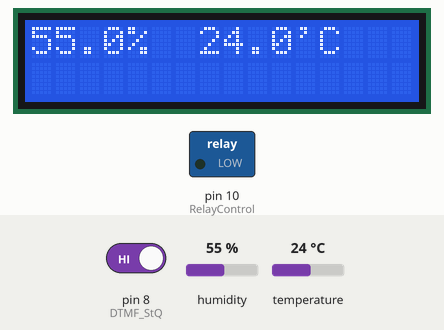
This sketch was run on a simulated Arduino Uno, built with avr-gcc and run on an emulated ATmega328P. Parts: 16×2 character LCD, switched loads named in the sketch (green lamp = pin HIGH). The inputs (shaded band) are chosen by the test bench; at power-on: pin 8 (DTMF_StQ) HIGH, humidity 55 %, temperature 24 °C.

Above: at 1.2 s.
1.3 s: pin 8 (DTMF_StQ) driven LOW
At 2.3 s:
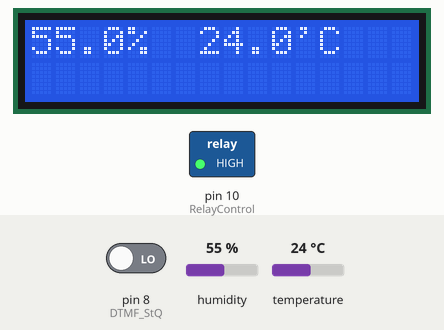
2.8 s: humidity set to 22 %
At 5.1 s:
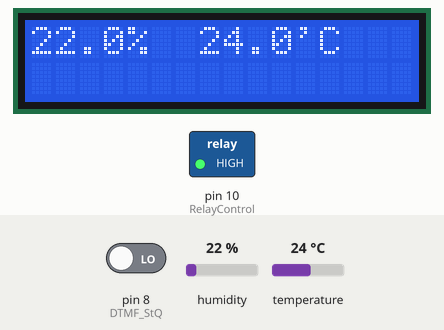
5.6 s: temperature set to 12 °C
At 7.3 s:
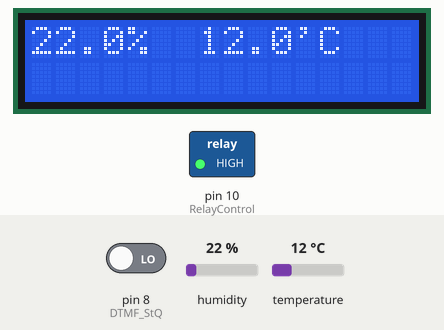
7.6 s: humidity set to 40 %
At 8.7 s:
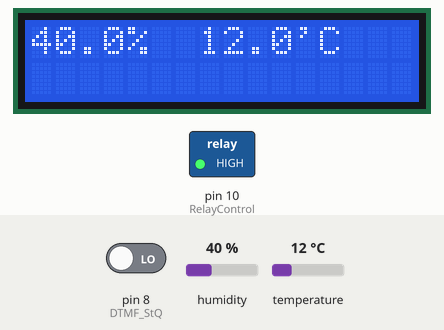
9.6 s: temperature set to 19 °C
At 11.2 s:
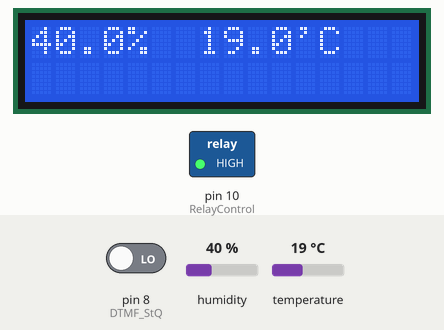
Timing chart, 0 to 12.6 s (numbered marks = the images above; inputs shaded):
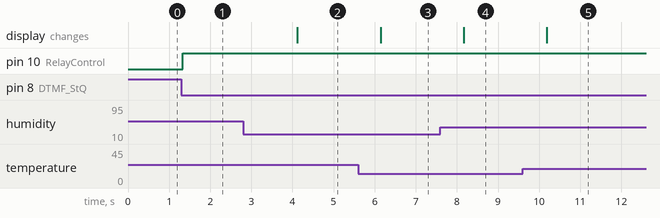

The sketch:

h2l_DTMF.ino
```cpp
#include "DHT.h"
#include <LiquidCrystal.h>
LiquidCrystal lcd(12, 11, 5, 4, 3, 2);

#define DHTPIN 9     // what digital pin we're connected to
#define DHTTYPE DHT22   // DHT 22  (AM2302), AM2321
DHT dht(DHTPIN, DHTTYPE);
#define RelayControl 10   //RS485 управляющий контакт на arduino pin 10
#define DTMF_StQ 8   //RS485 управляющий контакт на arduino pin 10

bool StQ = false;
int Relay = 0;
//-----------------------------------------------------------------------
void setup(void) {
  Serial.begin(9600);
  dht.begin();
  lcd.begin(16, 2);

  pinMode(RelayControl, OUTPUT);
  pinMode(DTMF_StQ, INPUT);
}
//-----------------------------------------------------------------------
void loop(void) {

  StQ = !digitalRead(8);
  digitalWrite(10, StQ);

  float h = dht.readHumidity();
  float t = dht.readTemperature();  // Read temperature as Celsius (the default)
  //lcd.clear();
  lcd.setCursor(0, 0);
  lcd.print(h, 1);  lcd.print("%  ");  lcd.print(t, 1);  lcd.print("'C");
  //lcd.print(h, 1);  lcd.print("%  ");  lcd.print(t, 1);  lcd.print("'C");
  //lcd.scrollDisplayLeft();
  delay(250);  // Wait a few seconds between measurements.

}
//-----------------------------------------------------------------------
```

Measured:
- after the input at 1.3 s, pin 10 (RelayControl): LOW → HIGH at once
- after the input at 2.8 s, the display: changes after 1.3 s (image 2)
- after the input at 5.6 s, the display: changes after 0.54 s (image 3)
- after the input at 7.6 s, the display: changes after 0.57 s (image 4)
- after the input at 9.6 s, the display: changes after 0.59 s (image 5)
